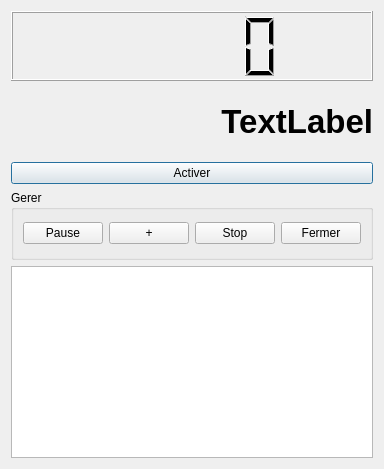
<?xml version="1.0" encoding="UTF-8"?>
<ui version="4.0">
 <class>timeWindows</class>
 <widget class="QDialog" name="timeWindows">
  <property name="geometry">
   <rect>
    <x>0</x>
    <y>0</y>
    <width>356</width>
    <height>469</height>
   </rect>
  </property>
  <property name="windowTitle">
   <string>Dialog</string>
  </property>
  <layout class="QVBoxLayout" name="verticalLayout">
   <item>
    <widget class="QLCDNumber" name="lcdNumber"/>
   </item>
   <item>
    <widget class="QLabel" name="priceLabel">
     <property name="sizePolicy">
      <sizepolicy hsizetype="Preferred" vsizetype="Preferred">
       <horstretch>0</horstretch>
       <verstretch>0</verstretch>
      </sizepolicy>
     </property>
     <property name="font">
      <font>
       <pointsize>25</pointsize>
       <weight>75</weight>
       <bold>true</bold>
      </font>
     </property>
     <property name="text">
      <string>TextLabel</string>
     </property>
     <property name="alignment">
      <set>Qt::AlignRight|Qt::AlignTrailing|Qt::AlignVCenter</set>
     </property>
    </widget>
   </item>
   <item>
    <layout class="QHBoxLayout" name="controlLayout">
     <item>
      <widget class="QPushButton" name="controlButton">
       <property name="text">
        <string>Activer</string>
       </property>
      </widget>
     </item>
    </layout>
   </item>
   <item>
    <widget class="QGroupBox" name="controlGroupBox">
     <property name="enabled">
      <bool>true</bool>
     </property>
     <property name="title">
      <string>Gerer</string>
     </property>
     <layout class="QHBoxLayout" name="horizontalLayout">
      <item>
       <widget class="QPushButton" name="PauseButton">
        <property name="enabled">
         <bool>true</bool>
        </property>
        <property name="text">
         <string>Pause</string>
        </property>
       </widget>
      </item>
      <item>
       <widget class="QPushButton" name="addButton">
        <property name="text">
         <string>+</string>
        </property>
       </widget>
      </item>
      <item>
       <widget class="QPushButton" name="stopButton">
        <property name="text">
         <string>Stop</string>
        </property>
       </widget>
      </item>
      <item>
       <widget class="QPushButton" name="closeButton">
        <property name="text">
         <string>Fermer</string>
        </property>
       </widget>
      </item>
     </layout>
    </widget>
   </item>
   <item>
    <widget class="QTextEdit" name="textEdit">
     <property name="sizePolicy">
      <sizepolicy hsizetype="Minimum" vsizetype="Minimum">
       <horstretch>0</horstretch>
       <verstretch>0</verstretch>
      </sizepolicy>
     </property>
     <property name="font">
      <font>
       <pointsize>11</pointsize>
      </font>
     </property>
     <property name="readOnly">
      <bool>true</bool>
     </property>
    </widget>
   </item>
  </layout>
 </widget>
 <resources/>
 <connections/>
</ui>
